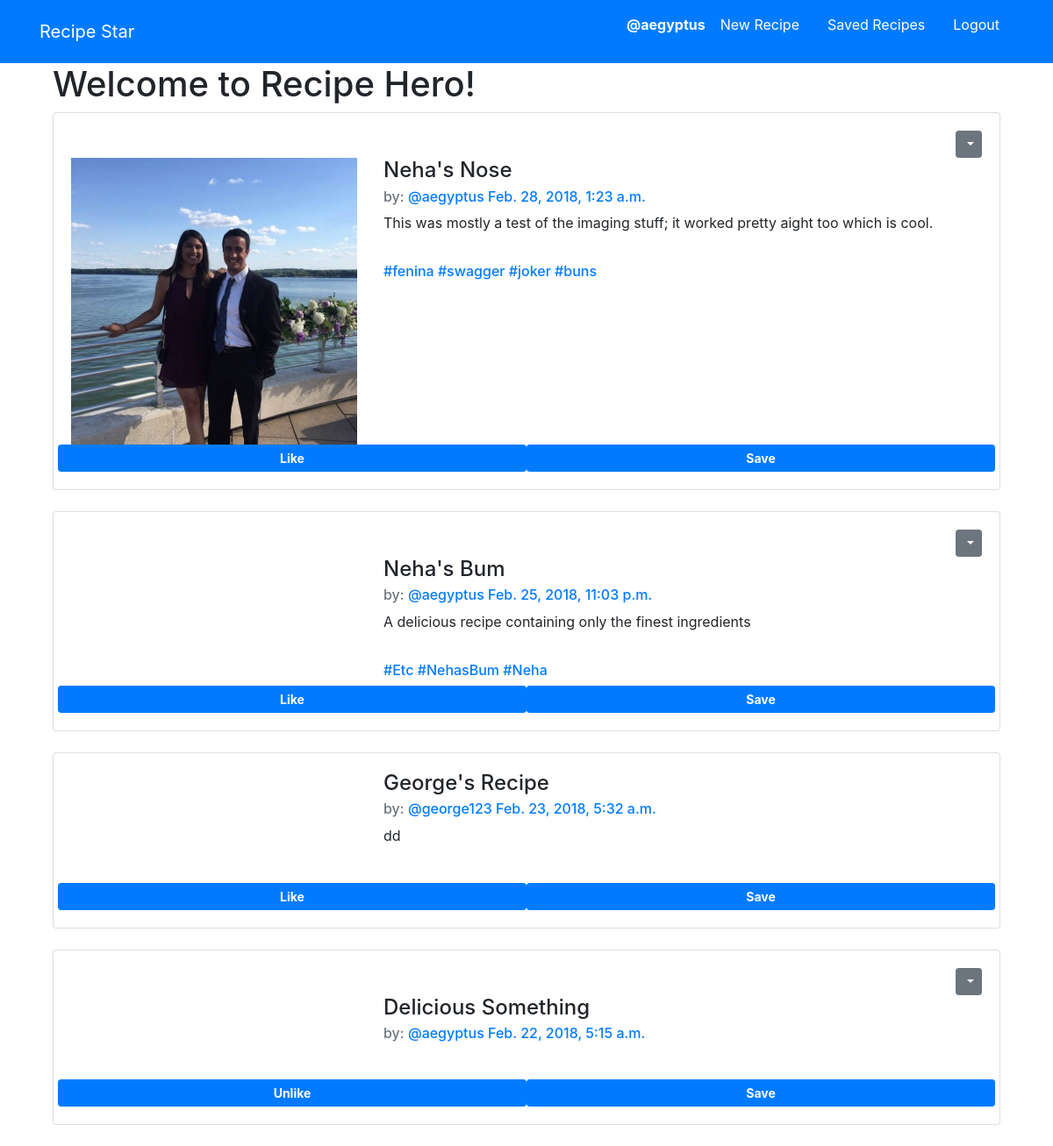
The app's page / (signed in), older data.
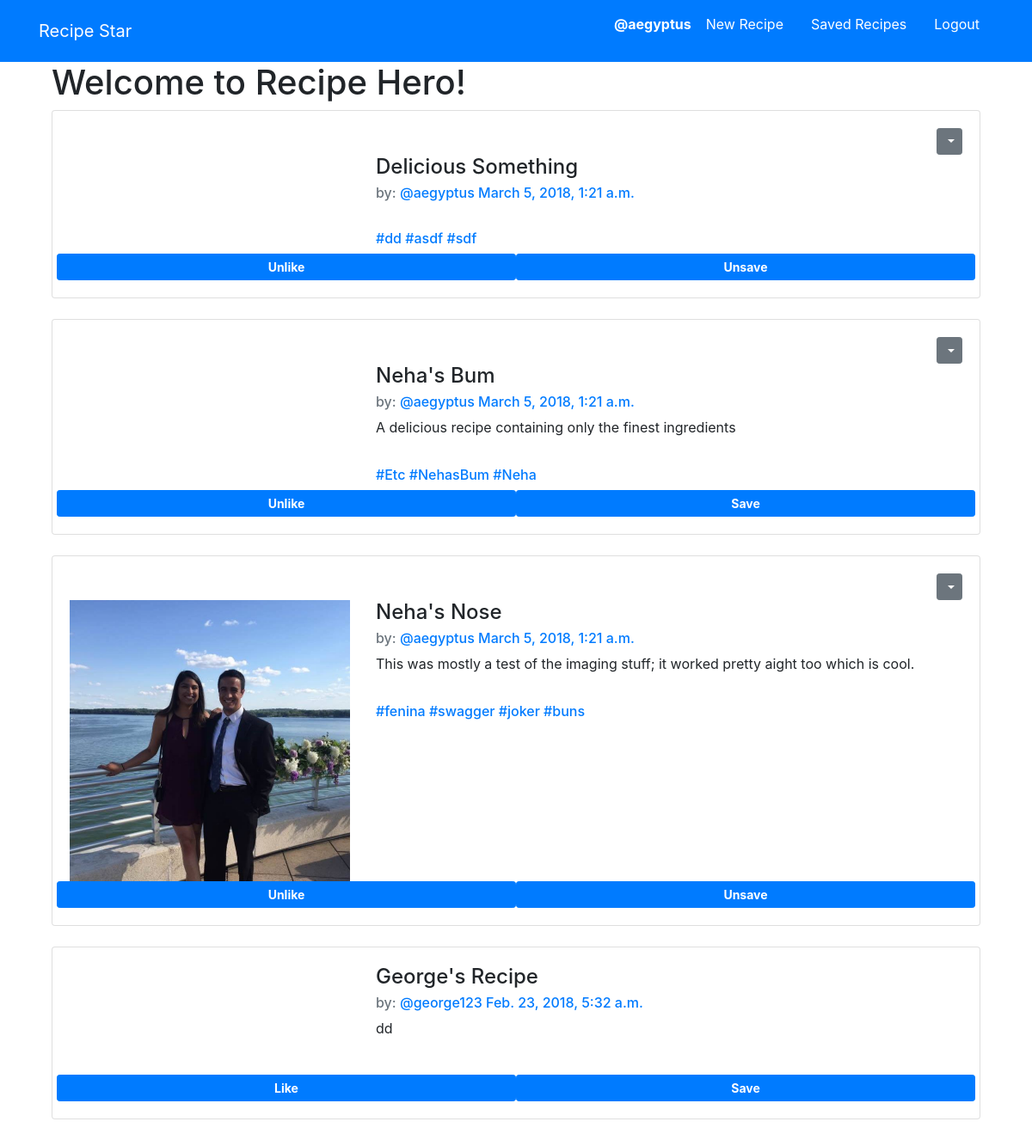
The same page, newer data.
### recipies/models.py (models this page shows, shortened)
class Recipe(models.Model):
    user = models.ForeignKey(auth.models.User, on_delete=models.CASCADE, related_name='recipes')
    name = models.CharField(max_length=100)
    instructions = models.TextField()
    ingredients = models.TextField()
    created_at = models.DateTimeField(auto_now=True)
    about = models.TextField(blank=True, default='')
    cuisine = TaggableManager()
    pic = models.ImageField(upload_to=UploadToPathAndRename('images'), null=True, blank=True)
    like_id = models.CharField(max_length=20, editable=False)
    save_id = models.CharField(max_length=20, editable=False)
    class Meta:
        ordering = ['-created_at']

### simpleRecipe/views.py (the view)
# urls.py: path('', views.HomePage.as_view(), name='home'),
class HomePage(ListView, SelectRelatedMixin):
    model = models.Recipe
    template_name = 'index.html'
    select_related = ('user')

### recipies/templatetags/app_filters.py (called while the page is built)
def htfy(value):
    if str(value)[0]=='#':
        return value
    else:
        return '#'+str(value)

def get_recipe(value):
    return [val.recipe for val in value]

### templates/index.html
{% extends 'base.html' %}
{% block content %}
{% if user.is_authenticated %}
<div class="container">
  <h1>Welcome to Recipe Hero!</h1>
  {% for recipe in recipe_list %}
    {% include 'recipies/_recipe.html' %}
  {% endfor %}
</div>
{% else %}
<div class="container">
  <h1>Welcome to Recipe Hero!</h1>
  <h2>Please sign up to get started!</h2>
</div>
{% endif %}
{% endblock %}

### templates/base.html (shortened to what this page needs)
<!DOCTYPE html>
{% load staticfiles %}
<html>
  <head>
    <link rel="stylesheet" href="https://maxcdn.bootstrapcdn.com/bootstrap/4.0.0/css/bootstrap.min.css">
  </head>
  <body>
    <nav class='navbar navbar-light bg-primary text-white navbar-fixed-top' role='navigation' id='navbar'>
      <div class="container text-white">
        <a class='navbar-brand mynav text-white'
        href="{% url 'home' %}">Recipe Star</a>
        <ul class='nav navbar-light'>
        {% if user.is_authenticated %}
        <li class='nav-item'>
          <a class='nav-link text-white' href="{% url 'recipies:by_recipe' username=user.username %}">
          <div class="row">
            <strong>
             <p>@{{user.username}}</p>
           </strong>
          </div>
        </a>
        </li>
        <li class='nav-item'> <a class='nav-link text-white' href="{% url 'recipies:create' %}">New Recipe</a> </li>
        <li class='nav-item'> <a class='nav-link text-white' href="{% url 'recipies:saved_list' %}">Saved Recipes</a> </li>
        <li class='nav-item'> <a class='nav-link text-white' href="{% url 'accounts:logout' %}">Logout</a> </li>
        {% else %}
        <li class='nav-item'> <a class='nav-link text-white' href="{% url 'accounts:signup' %}">Sign Up</a> </li>
        <li class='nav-item'> <a class='nav-link text-white' href="{% url 'accounts:login' %}">Login</a> </li>
        {% endif %}
      </ul>
      </div>
    </nav>
    <div class="container">
      {% block content %}
      {% endblock %}
    </div>
</html>

### recipies/templates/recipies/_recipe.html (shortened to what this page needs)
{% load app_filters %}
<div class="card">
  <div class="card-body">
      {% if user.is_authenticated and recipe.user == user %}
      <div class="dropdown" align="right" style="vertical-align: top;">
        <button class="btn btn-secondary btn-sm dropdown-toggle"
        type="button" id="dropdownMenu1" data-toggle="dropdown"
        aria-haspopup="true" aria-expanded="false">
        </button>
      </div>
      {% endif %}
<div class='row'>
  <div class='col-md-4'>
    {% if recipe.pic %}
      <img src="{{ recipe.pic.url }}" style='height: 100%; width: 100%; object-fit: contain' alt='blah' />
    {% endif %}
  </div>
  <div class='col-md-8'>
  <h4 class='card-title'>{{recipe.name}}</h4>
    <h6 class='card-subtitle mb-2 text-muted'>
    by: <a href="{% url 'recipies:by_recipe' username=recipe.user.username %}">@{{recipe.user.username}}</a>
    <a href="{% url 'recipies:detailview' pk=recipe.pk %}">{{recipe.created_at}}</a>
  </h6>
  <p class='card-text'>
    {{recipe.about}}
  </p>
  <br>
  <h6 class='card-subtitle mb-2 text-muted'>
    {% for tags in recipe.cuisine.names %}
    <a href="#">{{ tags|htfy }}</a>
    {% endfor %}
  </div>
</div>
<div class="row">
  <button class="btn btn-sm btn-primary like col" id="{{recipe.like_id}}">
  {% if recipe in user.likes.all|get_recipe %}
    <strong>Unlike</strong>
  {% else %}
    <strong>Like</strong>
  {% endif %}
  </button>
  <button class="btn btn-sm btn-primary save col" id="{{recipe.save_id}}">
  {% if recipe in user.saves.all|get_recipe %}
    <strong>Unsave</strong>
  {% else %}
    <strong>Save</strong>
  {% endif %}
  </button>
</div>
</div>
</div>
<br>

Row changes from the older to the newer data that the page shows:
changed Recipe "Delicious Something": created_at "Feb. 22, 2018, 5:15 a.m." → "March 5, 2018, 1:21 a.m."; save_id "Save" → "Unsave"; moves up the list
changed Recipe "Neha's Bum": created_at "Feb. 25, 2018, 11:03 p.m." → "March 5, 2018, 1:21 a.m."; like_id "Like" → "Unlike"; moves down the list
changed Recipe "Neha's Nose": created_at "Feb. 28, 2018, 1:23 a.m." → "March 5, 2018, 1:21 a.m."; like_id "Like" → "Unlike"; save_id "Save" → "Unsave"
Text that changed along with them:
new list line: "#dd"
new list line: "#asdf"
new list line: "#sdf"
